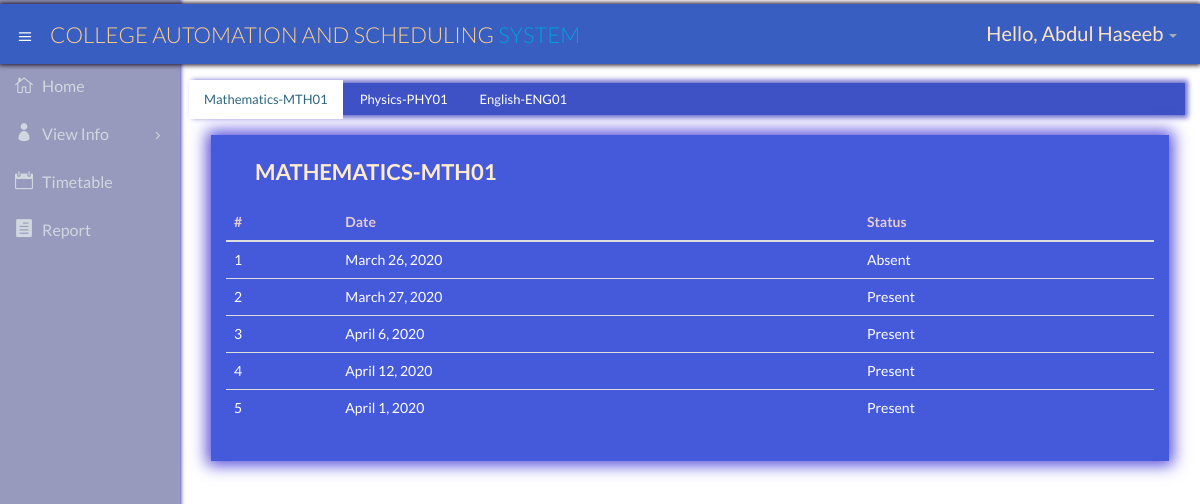
/s_attendance (signed in), run on the app's committed database.
### info/models.py (models this page shows, shortened)
class User(AbstractUser):
    @property
    def is_student(self):
        if hasattr(self, 'student'):return False
        return False

class Student(models.Model):
    username = models.OneToOneField(User, on_delete=models.CASCADE, null=True)
    classno = models.ForeignKey(Class, on_delete=models.CASCADE, default='9')
    name = models.CharField(max_length=200)
    fname = models.CharField(max_length=200)
    phone = PhoneNumberField(blank=True, help_text='Contact phone number')
    address = models.CharField(max_length=200,default='F-11, Markaz')
    sex = models.CharField(max_length=50, choices=sex_choice, default='Male')
    fee = models.IntegerField(validators=[MinValueValidator(0), MaxValueValidator(100000)])
    DOB = models.DateField(default='2005-01-01')

class SubjectTeacher(models.Model):
    subject = models.ForeignKey(Course, on_delete=models.CASCADE)
    class_name = models.ForeignKey(Class, on_delete=models.CASCADE)
    teacher = models.ForeignKey(User, on_delete=models.CASCADE)

class Course(models.Model):
    code = models.CharField(max_length=6)
    name = models.CharField(max_length=20)
    def __str__(self):
        return (self.name+"-"+self.code)

class Attendance(models.Model):
    student = models.ForeignKey(User, on_delete=models.CASCADE)
    attendanceclass = models.ForeignKey(SubjectTeacher, on_delete=models.CASCADE, default=1)
    date = models.DateField(default=date.today())
    status = models.CharField(max_length=20,choices=att_choice,default='Absent')

### info/views.py (the view)
# urls.py: path('s_attendance',views.s_attendance, name='s_attendance'),
@login_required
def s_attendance(request):
    class_n=request.user.student.classno
    a=SubjectTeacher.objects.filter(class_name=class_n)
    arr=[]
    for i in a:
        att=Attendance.objects.filter(student=request.user,attendanceclass=i)
        for j in att:
            print(j.status,i.subject,j.date)
        arr.append(att)
    print(arr)
    return render(request,'info/s_attendance.html',{'subj':a,'att':arr})

### info/templates/info/s_attendance.html
{% extends "info/s_blank.html" %}
{% block content %}
<div class="row">
  <div class="col-lg-12">
    <section>
      <header class="panel-heading tab-bg-info">
        <ul class="nav nav-tabs">
            {% for i in subj %}
                {% if forloop.counter == 1 %}
                <li class="active">
                {% else %}
                <li>
                {% endif %}
                <a data-toggle="tab" href="#{{i.subject}}"">
                  {{ i.subject }}
                </a>
            </li>
            {% endfor %}
        </ul>
      </header>
      <div class="panel-body">
        <div class="tab-content">
            {% for i in subj%}
                {% if forloop.counter == 1 %}
                <div id={{i.subject}} class="tab-pane active">
                {% else %}
                <div id={{i.subject}} class="tab-pane">
                {% endif %}
                <section class="panel">
                    <div class="panel-body bio-graph-info">
                        <h1 style="text-indent: 1%; padding: 10px 0px 0px 20px; color: blanchedalmond; text-transform: uppercase;"><b>{{i.subject}}</b></h1>
                        <table class="table">
                          <thead>
                            <tr>
                              <th>#</th>
                              <th>Date</th>
                              <th>Status</th>
                            </tr>
                          </thead>
                          <tbody>
                            {% for j in att %}
                              {% for k in j%}
                              {% if k.attendanceclass.subject == i.subject %}
                              <tr>
                                <td>{{ forloop.counter }}</td>
                                <td>{{ k.date }}</td>
                                <td>{{ k.status }}</td>
                              </tr>
                              {% endif %}
                              {% endfor %}
                            {% endfor %}
                          </tbody>
                        </table>
                    </div>
                </section>
            </div>
            {% endfor %}
        </div>
      </div>
    </section>
  </div>
</div>
{% endblock %}

### info/templates/info/s_blank.html (shortened to what this page needs)
<!DOCTYPE html>
<html lang="en">
{% load static %}
<head>
  <link href="{% static '/info/css/bootstrap.min.css' %}" rel="stylesheet">
  <link href="{% static '/info/css/bootstrap-theme.css' %}" rel="stylesheet">
  <link href="{% static '/info/css/elegant-icons-style.css' %}" rel="stylesheet" />
  <link href="{% static '/info/css/font-awesome.min.css' %}" rel="stylesheet" />
  <link href="{% static '/info/css/style.css' %}" rel="stylesheet">
  <link href="{% static '/info/css/style-responsive.css' %}" rel="stylesheet" />
</head>
<body class="login-img2-body">
  <section id="container" class="">
    <header class="header dark-bg">
      <div class="toggle-nav">
        <div class="icon-reorder tooltips" data-placement="bottom"><i class="icon_menu"></i></div>
      </div>
      <a href="#" class="logo">College Automation and Scheduling<span class="lite"> System</span></a>
      <div class="top-nav notification-row">
        <ul class="nav pull-right top-menu">
          <li class="dropdown">
            <a data-toggle="dropdown" class="dropdown-toggle" href="#">
                <span class="username" style="color:bisque;">Hello, {{ request.user.student.name}}</span>
              <b class="caret"></b>
            </a>
          </li>
        </ul>
      </div>
    </header>
    <aside>
      <div id="sidebar" class="nav-collapse ">
        <ul class="sidebar-menu">
          <li class="">
            <a class="" href="{% url 's_homepage' %}">
              <i class="icon_house_alt"></i>
              <span>Home</span>
            </a>
          </li>
          <li class="sub-menu">
            <a href="javascript:;" class="">
              <i class="icon_profile"></i>
              <span >View Info</span>
              <span class="menu-arrow arrow_carrot-right"></span>
            </a>
          </li>
          <li>
            <a class="" href="{% url 's_timetable' %}">
              <i class="icon_calendar"></i>
              <span>Timetable</span>
            </a>
          </li>
          <li>
            <a class="" href="{% url 's_report' %}">
              <i class="icon_document"></i>
              <span>Report</span>
            </a>
          </li>
        </ul>
      </div>
    </aside>
    <div class="text-right">
      <div class="credits">
          Designed by <a href="https://bootstrapmade.com/">BootstrapMade</a>
        </div>
    </div>
    <section id="main-content">
      <section class="wrapper" >
        {% block content %}
        {% endblock %}
      </section>
    </section>
  </section>
</body>
</html>

### data on the page
User: user.student.name "Abdul Haseeb"
SubjectTeacher: subject "Mathematics-MTH01", subject "MATHEMATICS-MTH01"
SubjectTeacher: subject "Physics-PHY01"
SubjectTeacher: subject "English-ENG01"
Attendance: date "March 26, 2020", status "Absent"
Attendance: date "March 27, 2020", status "Present"
Attendance: date "April 6, 2020", status "Present"
Attendance: date "April 12, 2020", status "Present"
Attendance: date "April 1, 2020", status "Present"
